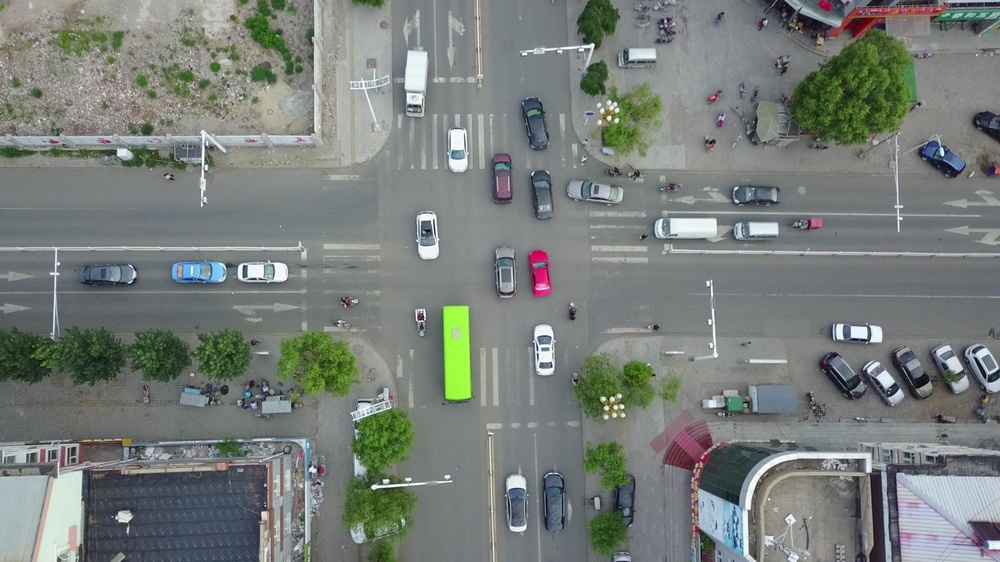
#> input picture sample_images/0000001.jpg, 1000 x 562 px, shrunk from 1904 x 1071 before the run, found by its file name
$ python take_object_from_image.py
#> lines starting #> are read from the running program, lines starting #| are printed output that depends on the picture; after the words box and inside, x2 and y2 are one past the last pixel; in counts of white or black regions, pixels touching at a corner belong together
from matplotlib import pyplot as plt
import argparse
import cv2
import numpy as np

import warnings
warnings.filterwarnings("ignore")

path = 'C:/Users/ABC/Desktop/object_tracking/sample_images/0000001.jpg'
img = cv2.imread(path)
#> img is the input picture: shape (562, 1000, 3); mean B, G, R 121.5, 125.6, 119.7
img = cv2.cvtColor(img, cv2.COLOR_BGR2GRAY)
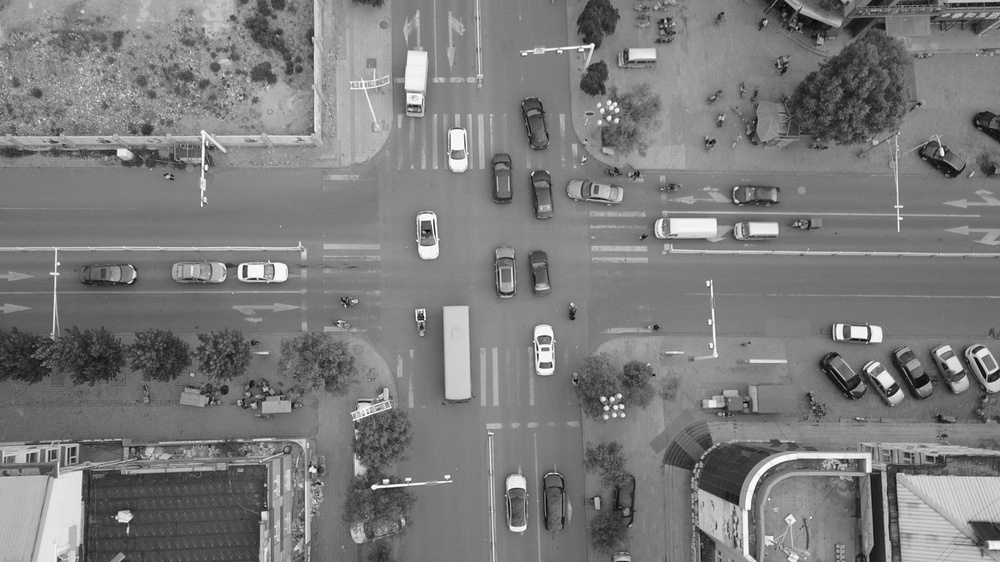
#> img: shape (562, 1000); min 1, max 255, mean 123.4

# Normalize the grayscale image
# normalized = cv2.normalize(img, None, 0, 255, cv2.NORM_MINMAX)
equ = cv2.equalizeHist(img)
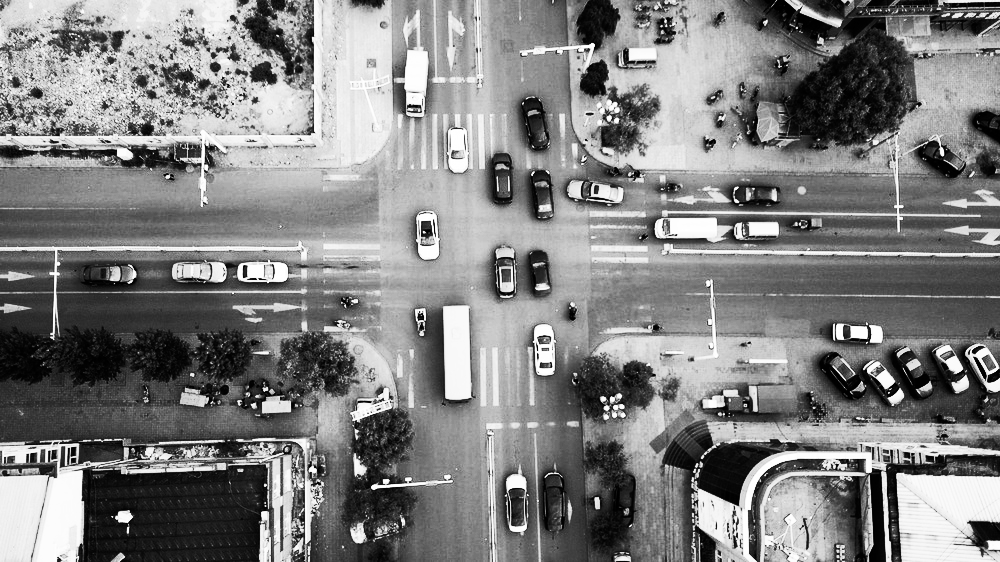
#> equ: shape (562, 1000); min 0, max 255, mean 128.8
# Apply a threshold to the normalized image
# _, threshold = cv2.threshold(normalized, 0, 255, cv2.THRESH_BINARY + cv2.THRESH_OTSU)
_, threshold = cv2.threshold(equ, 0, 255, cv2.THRESH_BINARY + cv2.THRESH_OTSU)
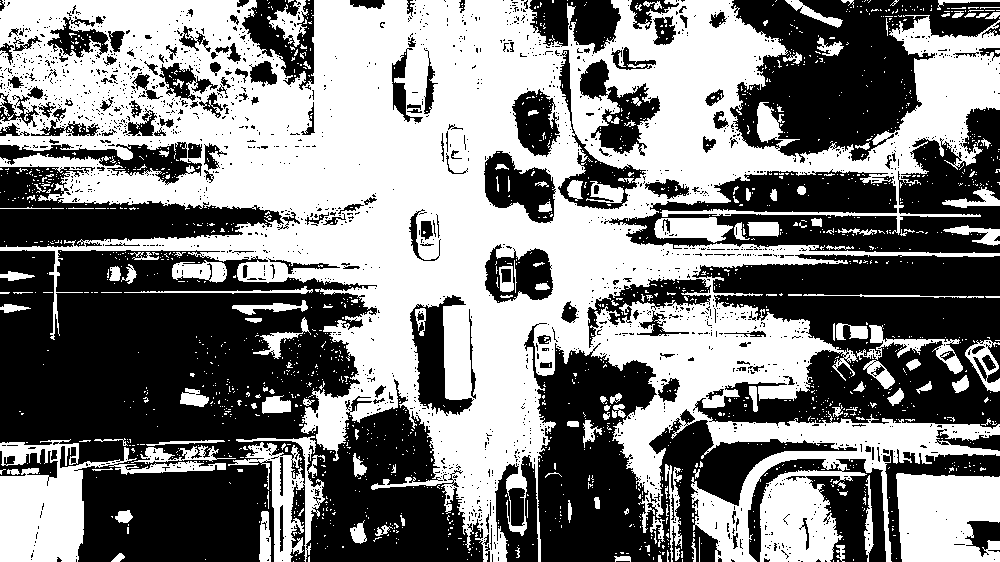
#> threshold: shape (562, 1000); 50.5% white; 1976 black regions (1800 under 20 px), largest, box (x1, y1, x2, y2) and area: (0, 250, 484, 562) 95163, (692, 254, 1000, 429) 33918, (524, 323, 857, 562) 27912

cv2.imshow('img with threshold',cv2.cvtColor(threshold, cv2.COLOR_GRAY2BGR))
hist = cv2.calcHist([threshold], [0], None, [256], [0, 256])
#> hist = 256 values, max 283767 at index 255, min 0 at index 1, mean 2195.3
plt.figure()
plt.plot(hist)
plt.title("hist of threshold img")
plt.xlim([-1,300])
plt.show()
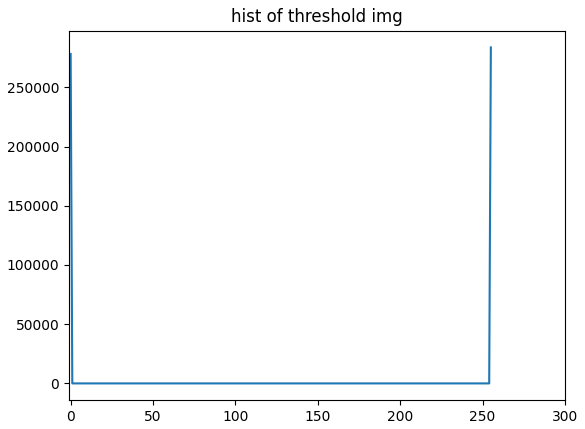
#> figure drawn by matplotlib, 1 panel; curve peaks at x = 255, y = 283767

contours, hierarchy = cv2.findContours(threshold, cv2.RETR_EXTERNAL, cv2.CHAIN_APPROX_SIMPLE)
#> contours = 1522 contours, 1442 with area under 20; largest, box (x1, y1, x2, y2) and area: (0, 0, 1000, 562) 270421, (0, 439, 226, 562) 9108, (896, 473, 1000, 562) 7776, (228, 436, 325, 562) 3718, (654, 217, 733, 243) 1336
largest_contour = max(contours, key=cv2.contourArea)
#> largest_contour = contour of 8206 points, box (x1, y1, x2, y2) (0, 0, 1000, 562), area 270421
largest_area = cv2.contourArea(largest_contour)
#> largest_area = 270421
if largest_area > 0.9 *len(img) * len(img[0]):
    contours, hierarchy = cv2.findContours(~threshold, cv2.RETR_EXTERNAL, cv2.CHAIN_APPROX_SIMPLE)
    largest_contour = max(contours, key=cv2.contourArea)
    largest_area = cv2.contourArea(largest_contour)
    if largest_area > 0.9 *len(img) * len(img[0]):
        print('false')
    else: print('white ground')
else: print('black ground')

roi_with_contour = img.copy()
for contour in contours:
    area = cv2.contourArea(contour)
    if area > 100:
        x_min = min(contour[:, 0, 0])
        x_max = max(contour[:, 0, 0])
        y_min = min(contour[:, 0, 1])
        y_max = max(contour[:, 0, 1])
        cv2.rectangle(roi_with_contour,(x_min,y_min),(x_max,y_max),(0,255,0),1)
#> this loop made 1522 passes
#> (area, x_min, x_max, y_min, y_max) on passes 120, 130, 153, 156, 241, 250, 297, 333, 364, 387, 393, 400: (206.5, 350, 366, 520, 543), (100.5, 650, 664, 516, 541), (441, 259, 270, 511, 561), (140, 115, 132, 510, 522), (308, 864, 873, 475, 561), (7775.5, 896, 999, 473, 561), (515, 665, 681, 464, 561), (145.5, 353, 366, 453, 476), (523, 131, 235, 445, 463), (110.5, 146, 224, 440, 445), (9108, 0, 225, 439, 561), (3717.5, 228, 324, 436, 561)
#> area on passes 12, 20, 32, 39, 59: 57, 56.5, 36.5, 57, 29
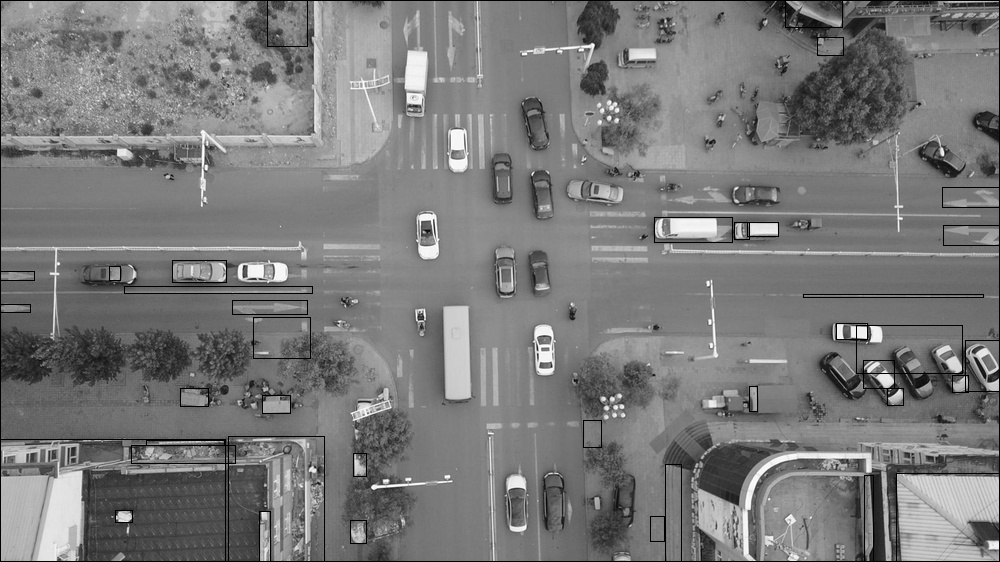
#> roi_with_contour: shape (562, 1000); 1.54% of pixels changed, all inside (x1, y1, x2, y2) = (0, 0, 1000, 562)

cv2.imshow('objects in img',cv2.cvtColor(roi_with_contour , cv2.COLOR_GRAY2BGR))
cv2.waitKey(0)
cv2.destroyAllWindows()

$ run again, with sample_images/0000002.jpg copied over sample_images/0000001.jpg
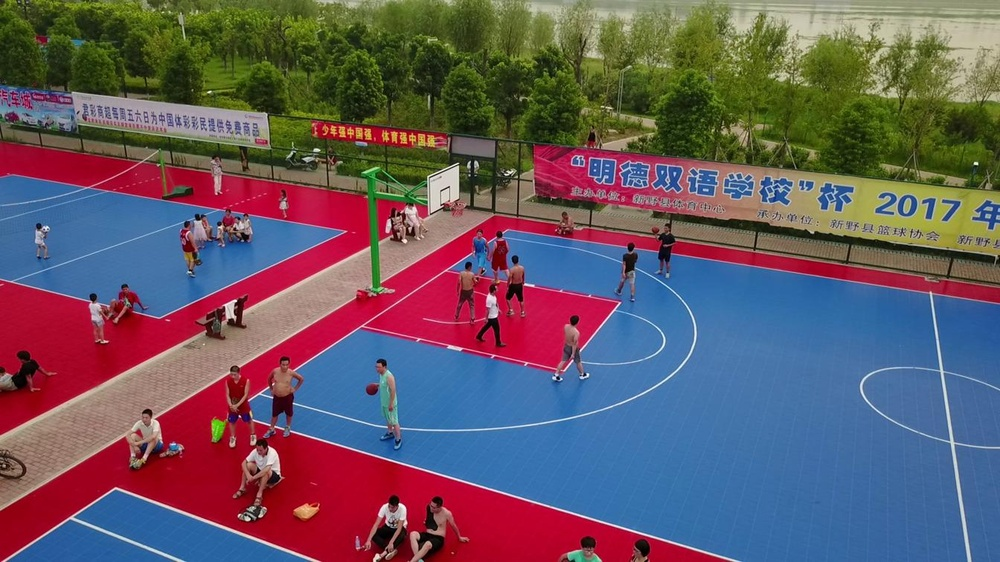
#> input picture sample_images/0000002.jpg, 1000 x 562 px, shrunk from 1344 x 756 before the run, found by its file name
#> img is the input picture: shape (562, 1000, 3); mean B, G, R 97.7, 87.6, 102.5
#> img: shape (562, 1000)
#> `_, threshold = cv2.threshold(equ, 0, 255, cv2.THRESH_BINARY + cv2.THRE..`:
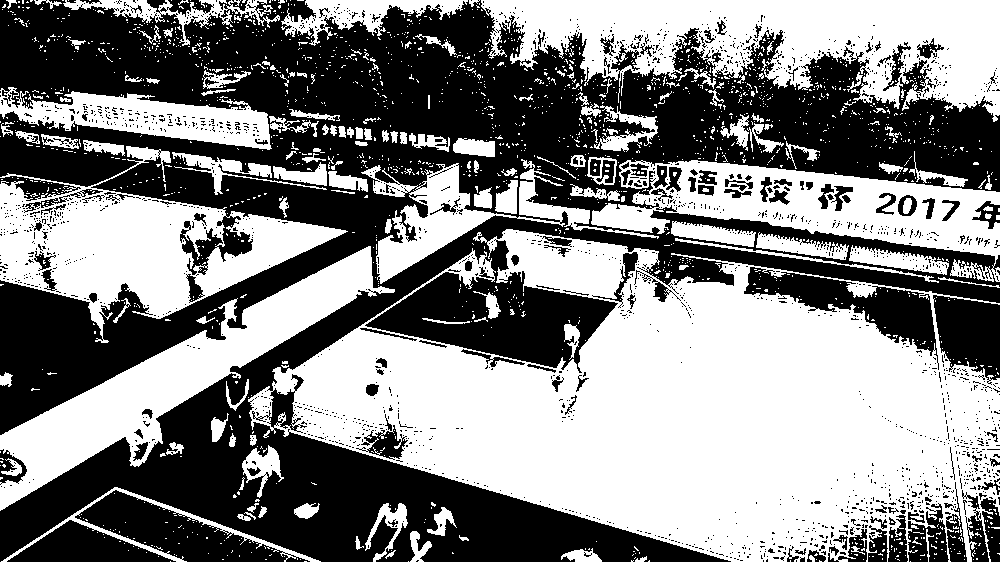
#> threshold: shape (562, 1000); 51.4% white; 2059 black regions (1917 under 20 px), largest, box (x1, y1, x2, y2) and area: (0, 0, 1000, 562) 229517, (75, 490, 310, 562) 6634, (744, 267, 939, 370) 6035
#> hist = 256 values, max 289136 at index 255, min 0 at index 1, mean 2195.3
#> contours = 1729 contours, 1625 with area under 20; largest, box (x1, y1, x2, y2) and area: (248, 229, 1000, 562) 147510, (481, 0, 1000, 122) 35064, (0, 146, 348, 343) 28352, (591, 160, 1000, 282) 22196, (0, 246, 395, 511) 22195
#> largest_contour = contour of 2282 points, box (x1, y1, x2, y2) (248, 229, 1000, 562), area 147510
#> largest_area = 147510.5
#> the loop `for contour in contours:` made 1729 passes
#> (area, x_min, x_max, y_min, y_max) on passes 74, 143, 192, 197, 198, 207, 216, 224: (303.5, 561, 601, 548, 561), (276, 410, 431, 531, 561), (302.5, 427, 456, 507, 535), (678, 365, 407, 503, 561), (226.5, 294, 319, 503, 518), (1386, 1, 320, 487, 561), (126, 1, 21, 458, 475), (868.5, 242, 283, 445, 497)
#> after the loop `for contour in contours:`:
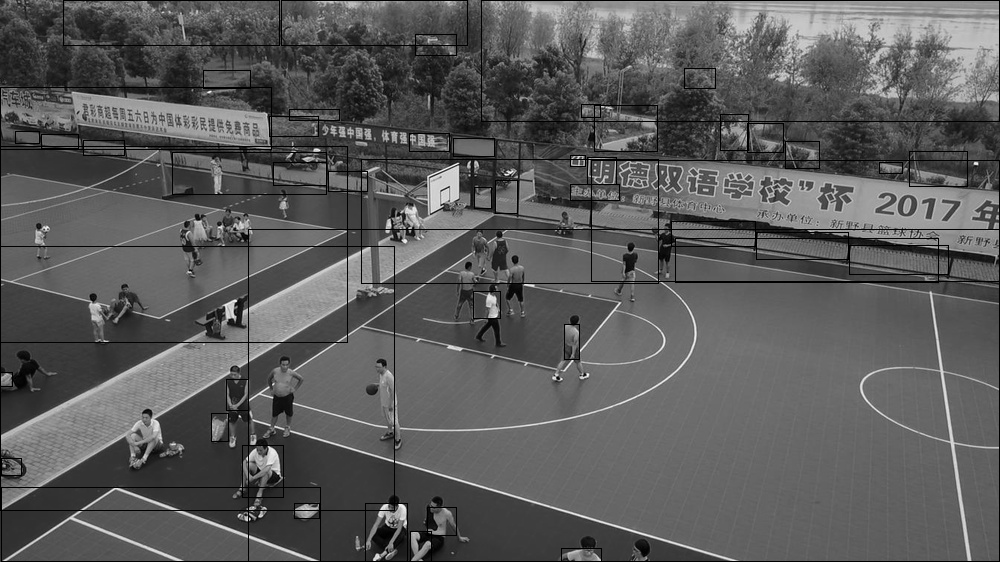
#> roi_with_contour: shape (562, 1000); min 0, max 253, mean 90.9
